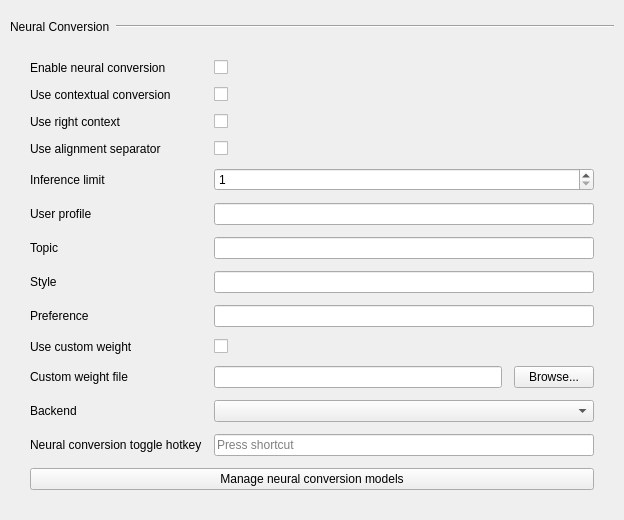
         <widget class="QWidget" name="aiTabScrollContents">
          <property name="geometry">
           <rect>
            <x>0</x>
            <y>0</y>
            <width>624</width>
            <height>503</height>
           </rect>
          </property>
          <layout class="QVBoxLayout" name="aiTabScrollContentsLayout">
           <property name="leftMargin">
            <number>10</number>
           </property>
           <property name="topMargin">
            <number>10</number>
           </property>
           <property name="rightMargin">
            <number>10</number>
           </property>
           <property name="bottomMargin">
            <number>10</number>
           </property>
           <item>
            <layout class="QHBoxLayout" name="zenzaiHeader">
             <property name="topMargin">
              <number>10</number>
             </property>
             <property name="bottomMargin">
              <number>10</number>
             </property>
             <item>
              <widget class="QLabel" name="zenzaiHeaderLabel">
               <property name="text">
                <string>Neural Conversion</string>
               </property>
              </widget>
             </item>
             <item>
              <widget class="Line" name="zenzaiHeaderLine">
               <property name="sizePolicy">
                <sizepolicy hsizetype="Expanding" vsizetype="Fixed">
                 <horstretch>0</horstretch>
                 <verstretch>0</verstretch>
                </sizepolicy>
               </property>
               <property name="orientation">
                <enum>Qt::Orientation::Horizontal</enum>
               </property>
              </widget>
             </item>
            </layout>
           </item>
           <item>
            <layout class="QGridLayout" name="zenzaiGrid">
             <property name="leftMargin">
              <number>20</number>
             </property>
             <property name="topMargin">
              <number>10</number>
             </property>
             <property name="rightMargin">
              <number>20</number>
             </property>
             <property name="bottomMargin">
              <number>20</number>
             </property>
             <property name="spacing">
              <number>12</number>
             </property>
             <item row="0" column="1">
              <widget class="QCheckBox" name="enableZenzai"/>
             </item>
             <item row="0" column="0">
              <widget class="QLabel" name="enableZenzaiLabel">
               <property name="sizePolicy">
                <sizepolicy hsizetype="Preferred" vsizetype="Preferred">
                 <horstretch>0</horstretch>
                 <verstretch>0</verstretch>
                </sizepolicy>
               </property>
               <property name="text">
                <string>Enable neural conversion</string>
               </property>
              </widget>
             </item>
             <item row="1" column="0">
              <widget class="QLabel" name="zenzaiContextualConversionLabel">
               <property name="text">
                <string>Use contextual conversion</string>
               </property>
              </widget>
             </item>
              <item row="1" column="1">
               <widget class="QCheckBox" name="zenzaiContextualConversion"/>
              </item>
              <item row="2" column="0">
               <widget class="QLabel" name="zenzaiRightContextLabel">
                <property name="text">
                 <string>Use right context</string>
                </property>
                <property name="toolTip">
                 <string>Converts considering the text to the right of the cursor as well. Requires a zenz-v3.2 or newer model, and only works while &quot;Use contextual conversion&quot; is enabled.</string>
                </property>
               </widget>
              </item>
              <item row="2" column="1">
               <widget class="QCheckBox" name="zenzaiRightContext">
                <property name="toolTip">
                 <string>Converts considering the text to the right of the cursor as well. Requires a zenz-v3.2 or newer model, and only works while &quot;Use contextual conversion&quot; is enabled.</string>
                </property>
               </widget>
              </item>
              <item row="3" column="0">
               <widget class="QLabel" name="zenzaiAlignmentSeparatorLabel">
                <property name="text">
                 <string>Use alignment separator</string>
                </property>
                <property name="toolTip">
                 <string>When only the part before the cursor is converted (for example after moving the clause boundary with Shift+Left/Right), tells the converter where the cursor is and what follows it. Requires a zenz-v3.2 or newer model.</string>
                </property>
               </widget>
              </item>
              <item row="3" column="1">
               <widget class="QCheckBox" name="zenzaiAlignmentSeparator">
                <property name="toolTip">
                 <string>When only the part before the cursor is converted (for example after moving the clause boundary with Shift+Left/Right), tells the converter where the cursor is and what follows it. Requires a zenz-v3.2 or newer model.</string>
                </property>
               </widget>
              </item>
              <item row="4" column="0">
               <widget class="QLabel" name="zenzaiInferenceLimitLabel">
               <property name="text">
                <string>Inference limit</string>
               </property>
              </widget>
             </item>
              <item row="4" column="1">
               <widget class="QSpinBox" name="zenzaiInferenceLimit">
               <property name="minimum">
                <number>1</number>
               </property>
               <property name="maximum">
                <number>100</number>
               </property>
              </widget>
             </item>
              <item row="5" column="1">
               <widget class="QLineEdit" name="zenzaiUserPlofile">
               <property name="sizePolicy">
                <sizepolicy hsizetype="Preferred" vsizetype="Fixed">
                 <horstretch>0</horstretch>
                 <verstretch>0</verstretch>
                </sizepolicy>
               </property>
              </widget>
             </item>
                <item row="5" column="0">
               <widget class="QLabel" name="zenzaiUserProfileLabel">
                <property name="text">
                 <string>User profile</string>
                </property>
               </widget>
              </item>
              <item row="6" column="0">
               <widget class="QLabel" name="zenzaiTopicLabel">
                <property name="text">
                 <string>Topic</string>
                </property>
               </widget>
              </item>
              <item row="6" column="1">
               <widget class="QLineEdit" name="zenzaiTopic"/>
              </item>
              <item row="7" column="0">
               <widget class="QLabel" name="zenzaiStyleLabel">
                <property name="text">
                 <string>Style</string>
                </property>
               </widget>
              </item>
              <item row="7" column="1">
               <widget class="QLineEdit" name="zenzaiStyle"/>
              </item>
              <item row="8" column="0">
               <widget class="QLabel" name="zenzaiPreferenceLabel">
                <property name="text">
                 <string>Preference</string>
                </property>
               </widget>
              </item>
              <item row="8" column="1">
               <widget class="QLineEdit" name="zenzaiPreference"/>
              </item>
                <item row="9" column="0">
                 <widget class="QLabel" name="useZenzaiCustomWeightLabel">
                  <property name="text">
                   <string>Use custom weight</string>
                  </property>
                 </widget>
                </item>
                <item row="9" column="1">
                 <widget class="QCheckBox" name="useZenzaiCustomWeight"/>
                </item>
                <item row="10" column="0">
                 <widget class="QLabel" name="zenzaiWeightPathLabel">
                  <property name="text">
                   <string>Custom weight file</string>
                  </property>
                 </widget>
                </item>
                <item row="10" column="1">
                 <layout class="QHBoxLayout" name="zenzaiWeightPathLayout">
                 <item>
                  <widget class="QLineEdit" name="zenzaiWeightPath"/>
                 </item>
                 <item>
                  <widget class="QPushButton" name="browseZenzaiWeightPath">
                   <property name="text">
                    <string>Browse...</string>
                   </property>
                  </widget>
                 </item>
                </layout>
               </item>
                <item row="11" column="0">
                 <widget class="QLabel" name="zenzaiBackendDeviceLabel">
                <property name="text">
                 <string>Backend</string>
                </property>
               </widget>
              </item>
                <item row="11" column="1">
                 <widget class="QComboBox" name="zenzaiBackendDevice"/>
               </item>
                <item row="12" column="0">
                 <widget class="QLabel" name="zenzaiToggleHotkeyLabel">
                 <property name="text">
                  <string>Neural conversion toggle hotkey</string>
                 </property>
                </widget>
               </item>
                <item row="12" column="1">
                 <widget class="QKeySequenceEdit" name="zenzaiToggleHotkey"/>
               </item>
                <item row="13" column="0" colspan="2">
                <widget class="QPushButton" name="manageZenzaiModels">
                <property name="text">
                 <string>Manage neural conversion models</string>
                </property>
               </widget>
              </item>
            </layout>
           </item>
           <item>
            <spacer name="aiTabBottomSpacer">
             <property name="orientation">
              <enum>Qt::Orientation::Vertical</enum>
             </property>
             <property name="sizeHint" stdset="0">
              <size>
               <width>20</width>
               <height>225</height>
              </size>
             </property>
            </spacer>
           </item>
          </layout>
         </widget>
